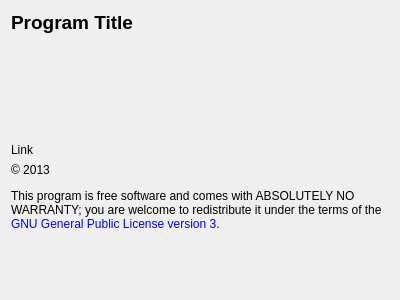
<?xml version="1.0" encoding="UTF-8"?>
<ui version="4.0">
 <class>IntroPage</class>
 <widget class="QWizardPage" name="IntroPage">
  <property name="geometry">
   <rect>
    <x>0</x>
    <y>0</y>
    <width>400</width>
    <height>300</height>
   </rect>
  </property>
  <property name="windowTitle">
   <string>WizardPage</string>
  </property>
  <layout class="QVBoxLayout" name="verticalLayout">
   <item>
    <widget class="QLabel" name="programTitle">
     <property name="font">
      <font>
       <pointsize>14</pointsize>
       <weight>75</weight>
       <bold>true</bold>
      </font>
     </property>
     <property name="text">
      <string>Program Title</string>
     </property>
     <property name="alignment">
      <set>Qt::AlignLeading|Qt::AlignLeft|Qt::AlignTop</set>
     </property>
    </widget>
   </item>
   <item>
    <widget class="QLabel" name="programUrl">
     <property name="sizePolicy">
      <sizepolicy hsizetype="Preferred" vsizetype="Fixed">
       <horstretch>0</horstretch>
       <verstretch>0</verstretch>
      </sizepolicy>
     </property>
     <property name="text">
      <string>Link</string>
     </property>
     <property name="alignment">
      <set>Qt::AlignLeading|Qt::AlignLeft|Qt::AlignTop</set>
     </property>
     <property name="openExternalLinks">
      <bool>true</bool>
     </property>
    </widget>
   </item>
   <item>
    <widget class="QLabel" name="label">
     <property name="text">
      <string>&lt;html&gt;&lt;head/&gt;&lt;body&gt;&lt;p&gt;© 2013&lt;/p&gt;&lt;p&gt;This program is free software and comes with ABSOLUTELY NO WARRANTY; you are welcome to redistribute it under the terms of the &lt;a href=&quot;http://www.gnu.org/licenses/gpl.html&quot; style=&quot;text-decoration: none;&quot;&gt;GNU General Public License version 3&lt;/a&gt;.&lt;/p&gt;&lt;/body&gt;&lt;/html&gt;</string>
     </property>
     <property name="alignment">
      <set>Qt::AlignLeading|Qt::AlignLeft|Qt::AlignTop</set>
     </property>
     <property name="wordWrap">
      <bool>true</bool>
     </property>
     <property name="openExternalLinks">
      <bool>true</bool>
     </property>
    </widget>
   </item>
  </layout>
 </widget>
 <resources/>
 <connections/>
</ui>
